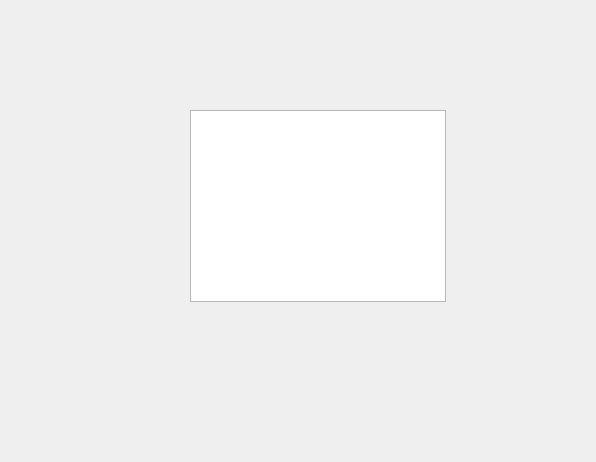
<?xml version="1.0" encoding="UTF-8"?>
<ui version="4.0">
 <class>Dialog2</class>
 <widget class="QDialog" name="Dialog2">
  <property name="geometry">
   <rect>
    <x>0</x>
    <y>0</y>
    <width>596</width>
    <height>462</height>
   </rect>
  </property>
  <property name="windowTitle">
   <string>Dialog</string>
  </property>
  <widget class="QTableView" name="tableView">
   <property name="geometry">
    <rect>
     <x>190</x>
     <y>110</y>
     <width>256</width>
     <height>192</height>
    </rect>
   </property>
  </widget>
 </widget>
 <resources/>
 <connections/>
</ui>
